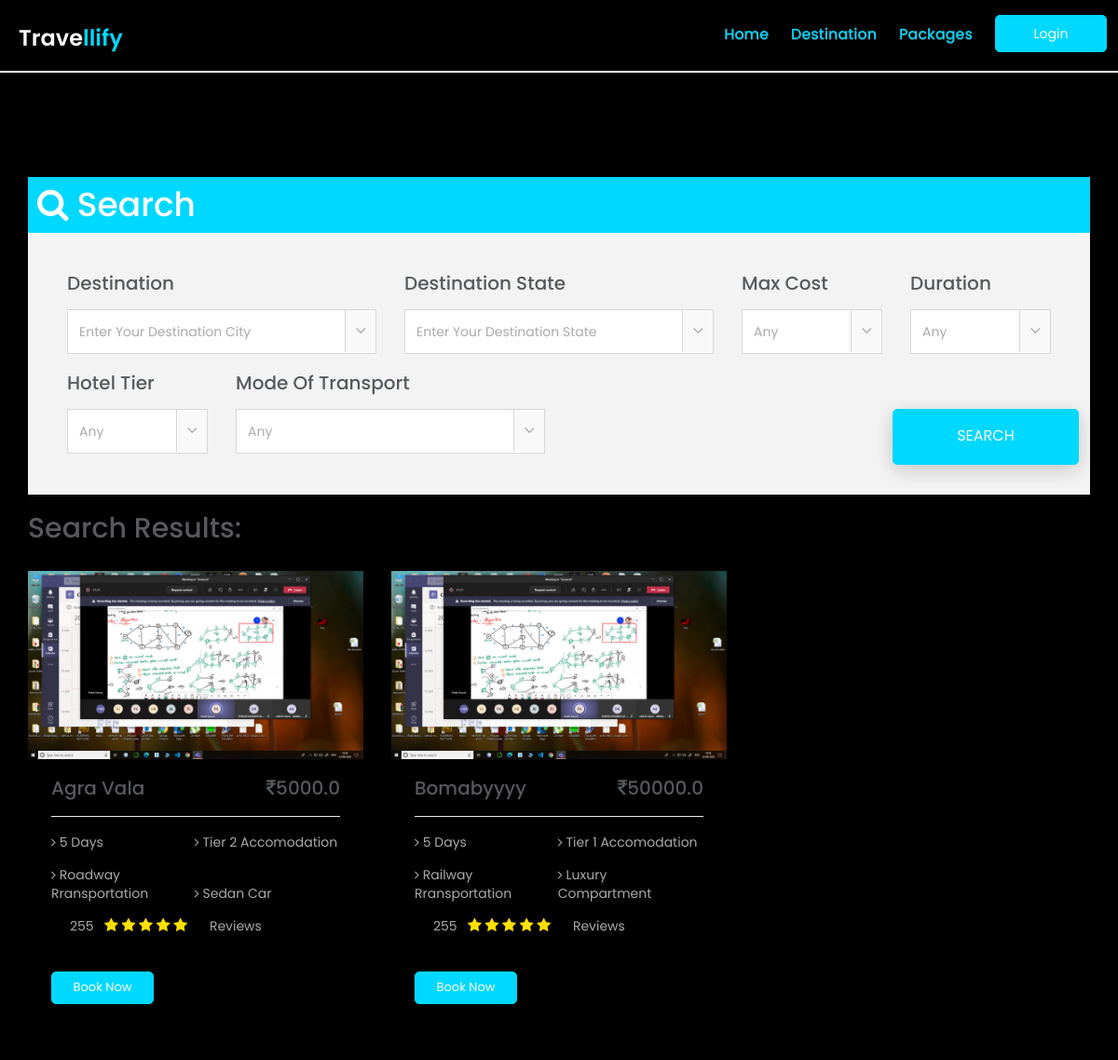
Screenshot of /browse with the database file from the repository.
### app1/models.py (models this page shows, shortened)
class Package(models.Model):
    name = models.CharField(max_length=100)
    days = models.IntegerField()
    hotel = models.ForeignKey(Hotel, on_delete=models.CASCADE)
    mot = models.ForeignKey(Mot, on_delete=models.CASCADE)
    destination = models.ForeignKey(Destination, on_delete=models.CASCADE)
    cost = models.FloatField()
    ppic = models.ImageField(
        upload_to='package/%Y/%m/%d/', blank=True, default='media/h.jpg')
    review = models.IntegerField()

class Hotel(models.Model):
    info = models.TextField(blank=True, null=True)
    tier = models.IntegerField()
    hname = models.CharField(max_length=255)
    street = models.CharField(max_length=255)
    d_id = models.ForeignKey(Destination, on_delete=models.CASCADE)
    hpic = models.ImageField(
        upload_to='hotel/%Y/%m/%d/', blank=True, default='media/h.jpg')

class Mot(models.Model):
    fare = models.FloatField()
    t_type = models.CharField(max_length=20)
    cartype = models.CharField(max_length=20, null=True, blank=True)
    c_class = models.CharField(max_length=20, null=True, blank=True)
    A_class = models.CharField(max_length=20, null=True, blank=True)

### app1/views.py (the view)
# urls.py: path('browse', views.browse, name='browse'),
def browse(request):
    p = Package.objects.all()
    d = Destination.objects.all()
    s = []
    for j in d:
        if j.dstate not in s:
            s.append(j.dstate)
    context = {
        'u': request.user,
        'p': p,
        'd': d,
        's': s,
        'c': cost_c,
        't': tier_c,
        'm': mot_c,
        'days': days_c
    }
    return render(request, 'browse.html', context)

### templates/browse.html (shortened to what this page needs)
{% extends 'base.html' %} {% load static %} {% block content %} {% include 'navbar.html' %}
<br><br>
<section class="travel-box">
    <div class="container">
        <div class="row">
            <div class="col-md-12">
                <div class="single-travel-boxes">
                    <div style="width:100%;background-color:#00d8ff;padding:10px">
                        <h1 style="color:#fff"><i class="fa fa-search"></i> Search</h1>
                    </div>
                    <div class="tab-content">
                        <div class="tab-para">
                            <form action="{% url 'search'%}">
                                <div class="row">
                                    <div class="col-lg-4 col-md-4 col-sm-12">
                                        <div class="single-tab-select-box">
                                            <h2>destination</h2>
                                            <div class="travel-select-icon">
                                                <select name="dest" class="form-control">
                                  <option value="Any">
                                    enter your destination city
                                  </option>
                                                                </select>
                                            </div>
                                        </div>
                                    </div>
                                    <div class="col-lg-4 col-md-4 col-sm-12">
                                        <div class="single-tab-select-box">
                                            <h2>destination State</h2>
                                            <div class="travel-select-icon">
                                                <select name="state" class="form-control">
                                  <option value="Any">
                                    enter your destination State
                                  </option>
                                </select>
                                            </div>
                                        </div>
                                    </div>
                                    <div class="col-lg-2 col-md-3 col-sm-4">
                                        <div class="single-tab-select-box">
                                            <h2>Max Cost</h2>
                                            <div class="travel-select-icon">
                                                <select name="cost" class="form-control">
                                                    {% for k,v in c.items %}
                                  <option value="{{k}}">{{v}}</option>
                                 {% endfor %}
                                </select>
                                            </div>
                                        </div>
                                    </div>
                                    <div class="col-lg-2 col-md-1 col-sm-4">
                                        <div class="single-tab-select-box">
                                            <h2>duration</h2>
                                            <div class="travel-select-icon">
                                                <select name="days" class="form-control">
                                                    {% for k,v in days.items %}
                                                    <option value="{{k}}">{{v}}</option>
                                                   {% endfor %}
                                </select>
                                            </div>
                                        </div>
                                    </div>
                                    <div class="col-lg-2 col-md-1 col-sm-4">
                                        <div class="single-tab-select-box">
                                            <h2>Hotel Tier</h2>
                                            <div class="travel-select-icon">
                                                <select name="tier" class="form-control">
                                                    {% for k,v in t.items %}
                                                    <option value="{{k}}">{{v}}</option>
                                                   {% endfor %}
                                </select>
                                            </div>
                                        </div>
                                    </div>
                                    <div class="col-lg-4 col-md-1 col-sm-4">
                                        <div class="single-tab-select-box">
                                            <h2>Mode of Transport</h2>
                                            <div class="travel-select-icon">
                                                <select name="mot" class="form-control">
                                                    {% for k,v in m.items %}
                                                    <option value="{{k}}">{{v}}</option>
                                                   {% endfor %}
                                </select>
                                            </div>
                                        </div>
                                    </div>
                                    <div class="row">
                                        <div class="about-btn travel-mrt-0 pull-right">
                                            <button class="about-view travel-btn" type="submit">search</button>
                                        </div>
                            </form>
                            </div>
                            </div>
                        </div>
                    </div>
                </div>
            </div>
</section>
<section id="pack" class="packages">
    <div class="container">
        <div class="gallary-header ">
            <h2>Search results:</h2>
        </div>
        <div class="packages-content">
            <div class="row">
                {% for i in p %}
                <div class="col-md-4 col-sm-6">
                    <div class="single-package-item">
                        <img src="{{i.ppic.url}}" alt="package-place" />
                        <div class="single-package-item-txt">
                            <h3>{{i.name}} <span class="pull-right"> <i class="fa fa-rupee"></i>{{i.cost}}</span></h3>
                            <div class="packages-para">
                                <p>
                                    <span>
                        <i class="fa fa-angle-right"></i> {{i.days}} days
                      </span>
                                    <i class="fa fa-angle-right"></i> Tier {{i.hotel.tier}} accomodation
                                </p>
                                <p>
                                    <span>
                        <i class="fa fa-angle-right"></i> {{i.mot.t_type}} Rransportation
                      </span> {% if 'Railway' in i.mot.t_type %}
                                    <span>
                        <i class="fa fa-angle-right"></i> {{i.mot.c_class}} Compartment
                      </span> {% elif 'Roadway' in i.mot.t_type %}
                                    <span>
                        <i class="fa fa-angle-right"></i> {{i.mot.cartype}} Car
                      </span> {% elif 'Airway' in i.mot.t_type %}
                                    <span>
                        <i class="fa fa-angle-right"></i> {{i.mot.A_class}} Class
                      </span> {% endif %}
                                </p>
                            </div>
                            <div class="packages-review">
                                <p><span>{{i.review}} &nbsp;</span>
                                    <i class="fa fa-star"></i>
                                    <i class="fa fa-star"></i>
                                    <i class="fa fa-star"></i>
                                    <i class="fa fa-star"></i>
                                    <i class="fa fa-star"></i>
                                    <span> reviews</span>
                                </p>
                            </div>
                            <div class="about-btn">
                                <button class="about-view packages-btn"><a href="{% url 'package' i.id%}" style="color: white">Book now</a></button>
                            </div>
                        </div>
                    </div>
                </div>
                {% endfor %}
            </div>
        </div>
    </div>
</section>
{% endblock %}

### static/assets/images/style.css (style rules this page uses)
* { padding: 0; margin: 0; }
* { box-sizing: border-box; }
body { position: relative; font-size: 14px; color: #222222; background: black; font-family: "Poppins", sans-serif; max-width: 1920px; margin: 0 auto; overflow-x: hidden; }
a, a:hover, a:active, a:focus { display: inline-block; text-decoration: none; font-size: 13px; padding: 0; margin: 0; }
h1, h2, h3, h4, h5, h6 { margin: 0; color: #222222; text-transform: capitalize; }
p { margin: 0; color: #666666; font-size: 14px; }
img { border: none; max-width: 100%; height: auto; }
select, input, textarea, button { box-shadow: none; outline: 0 !important; }
html, body { height: 100%; z-index: 2; }
.about-btn { margin-top: 39px; letter-spacing: 1.2px; transition: 0.5s ease-in-out; }
.about-view { display: flex; justify-content: center; align-items: center; background: #00d8ff; border: 1px solid #00d8ff; width: 200px; height: 60px; white-space: nowrap; color: #fff; font-size: 16px; font-family: "Poppins", sans-serif; text-transform: uppercase; border-radius: 5px; box-shadow: 0 5px 20px rgba(14, 15, 18, 0.2); transition: 0.5s ease-in-out; }
.single-travel-boxes { margin-top: 150px; background: #f3f3f3; margin-bottom: 10px; }
.tab-para { padding: 43px 42px 24px; }
.single-tab-select-box h2 { color: #565a5c; font-size: 20px; font-weight: 500; font-family: "Poppins", sans-serif; text-transform: capitalize; margin-bottom: 17px; }
.travel-select-icon { position: relative; }
.travel-select-icon:after { position: absolute; content: "\f107"; right: 0px; top: 0; font-size: 18px; color: #aaa; background: #f9f9f9; font-family: "fontAwesome"; pointer-events: none; border: 1px solid #d7d7d7; border-bottom: transparent; padding: 10px; }
.travel-select-icon select, .travel-check-icon input { color: #aaa; font-size: 14px; font-family: "Poppins", sans-serif; text-transform: capitalize; height: 48px; }
.travel-select-icon .form-control, .travel-check-icon .form-control { appearance: none; outline: 0 !important; box-shadow: none; border: 1px solid #d7d7d7; border-radius: 0px; margin-bottom: 20px; }
.gallary-header h2 { position: relative; color: #565a5c; font-size: 30px; font-weight: 500; text-transform: capitalize; font-family: "Poppins", sans-serif; padding-bottom: 14px; }
.packages { padding: 10px 0 10px; }
.packages-content { margin-top: 15px; }
.single-package-item { margin-bottom: 30px; padding-bottom: 20px; box-shadow: 0 0 20px rgba(0, 0, 0, 0.1); transition: 0.5s; }
.single-package-item-txt { padding: 0 25px; }
.single-package-item img { width: 100%; }
.single-package-item h3 { position: relative; font-size: 20px; color: #565a5c; font-weight: 500; font-family: "Poppins", sans-serif; padding: 20px 0; }
.single-package-item h3:after { position: absolute; content: " "; bottom: 0; left: 0; width: 100%; height: 1px; background: #ebebeb; }
.packages-para { padding: 17px 0 0; text-transform: capitalize; }
.packages-para p { font-size: 14px; color: #aaa; font-family: "Poppins", sans-serif; margin-bottom: 15px; }
.packages-para p span { display: inline-block; width: 150px; }
.packages-review p i { color: #ffdf00; font-size: 16px; }
.packages-review span { margin-left: 20px; font-size: 14px; color: #aaa; font-family: "Poppins", sans-serif; text-transform: capitalize; }
.about-view.packages-btn { width: 110px; height: 35px; font-size: 14px; color: #fff; text-transform: capitalize; transition: 0.5s; }
* { margin: 0; padding: 0; }

### rows the page displays
Package: ppic (picture), name "Agra Vala", cost "5000.0", days "5", hotel.tier "2", mot.t_type "Roadway", mot.cartype "Sedan", review "255"
Package: ppic (picture), name "Bomabyyyy", cost "50000.0", days "5", hotel.tier "1", mot.t_type "Railway", mot.c_class "Luxury", review "255"

### other values shown
form field cost "Any"
form field days "Any"
form field tier "Any"
form field mot "Any"
